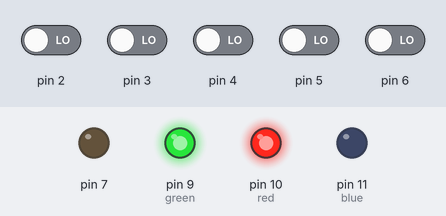
A sketch run on a simulated Arduino Uno, built with avr-gcc and run on an emulated ATmega328P. Parts: output pins drawn as LEDs (lit = HIGH). The test bench sets the inputs (shaded band); at power-on: pin 2–6 LOW.

Above: at 1.2 s.
1.3 s: pin 2 driven HIGH
At 2.5 s:
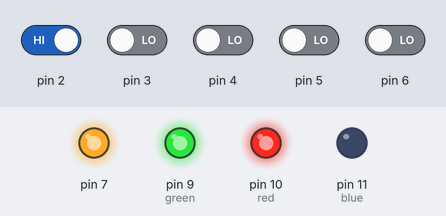
2.8 s: pin 2 driven LOW
At 3.6 s:
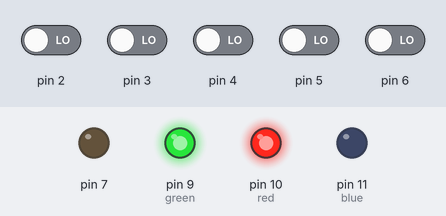
Timing chart, 0 to 5.8 s (numbered marks = the images above; inputs shaded):
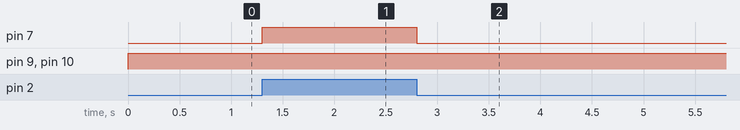

Measured:
- after the input at 1.3 s, pin 7: LOW → HIGH at once
- after the input at 2.8 s, pin 7: HIGH → LOW at once

The sketch:

tag_controller_v1.ino
```cpp
const unsigned long RED = 0xff0000;
const unsigned long BLUE = 0x0000ff;
const unsigned long GREEN = 0x00ff00;
const unsigned long YELLOW = 0xffff00;
const unsigned long ORANGE = 0xff5500;
const unsigned long PURPLE = 0xD900FF;
const unsigned long PINK = 0xff00BB;
const unsigned long AQUA = 0x00ffff;
const unsigned long WHITE = 0xffffff;
const unsigned long OFF = 0x000000;

int a = 0; //this sets the delay
int b = 1000;   //sets the trans time
int red = 10; //this sets the red led pin
int green = 9; //this sets the green led pin
int blue = 11; //this sets the blue led pin
boolean gotoKeyFob = false;
int pressCount=0;
int buttonPress[10];
unsigned long buttonTimer = 0;
int mode = 3;
boolean transBrake = false;

void setup() { //this sets the output pins

  pinMode(red, OUTPUT);
  pinMode(green, OUTPUT);
  pinMode(blue, OUTPUT);
  pinMode(2,INPUT);
  pinMode(3,INPUT);
  pinMode(4,INPUT);
  pinMode(5,INPUT);
  pinMode(6,INPUT);
  pinMode(7,OUTPUT);
  attachInterrupt(0,keyFobInterrupt,RISING);
  //Serial.begin(115200);
}

void loop() {
  a = 3000;

  /*
  Serial.println(buttonPress[0]);
   Serial.println(buttonPress[1]);
   Serial.println(buttonPress[2]);
   Serial.println(buttonPress[3]);
   Serial.println(" ");
   */
  if(pressCount==0)buttonTimer=millis();
  if((millis()-buttonTimer>2000)&&(pressCount!=3)&&(transBrake!=true))pressCount=0;
  transBrake = false;

  if(pressCount>=2){
    if((buttonPress[0]==1)&&(buttonPress[1]==4)){
      delay(1000);

      if(pressCount>=3){
        switch(buttonPress[2]){
        case 1:mode = 0;break;
        case 2:
          mode = 1;
          break;
        case 3:
          mode = 4;
          break;
        case 4:
          mode = 2;
          break;
        case 5:
          mode = 5;
          break;
        case 8:
          mode = 3;
          break;
        case 10:
          mode = 6;
          break;
        case 12:
          mode = 7;
          break;
        default:
          break;
        }
      }
    }
    pressCount=0;
  }

  switch(mode){
  case 0: //  A
    fadeColors(WHITE,WHITE,1);
    delay(1);
    break;
  case 1: //  B
    fadeColors(RED,RED,1);
    delay(1);
    break;
  case 2: //  C
    fadeColors(GREEN,GREEN,1);
    delay(1);
    break;
  case 3: //  D
    fadeColors(YELLOW,YELLOW,1);
    delay(1);
    break;
  case 4: //  A + B
    fadeColors(OFF,OFF,1);
    delay(1);
    break;
  case 5: //  A + C
    fadeColors(RED,BLUE,1);
    delay(250);
    fadeColors(BLUE,RED,1);
    delay(250);
    break;
  case 6: //  B + D
    fadeColors(RED,ORANGE,b);
    delay(a);
    fadeColors(ORANGE,YELLOW,b);
    delay(a);
    fadeColors(YELLOW,GREEN,b);
    delay(a);
    fadeColors(GREEN,AQUA,b);
    delay(a);
    fadeColors(AQUA,BLUE,b);
    delay(a);
    fadeColors(BLUE,PURPLE,b);
    delay(a);
    fadeColors(PURPLE,PINK,b);
    delay(a);
    fadeColors(PINK,RED,b);
    delay(a);
    break;
  case 7: //  C + D
    fadeColors(WHITE,OFF,1500);
    delay(1);
    fadeColors(OFF,WHITE,1500);
    delay(1);
    break;
  }
}

unsigned long fadeColors(unsigned long oldColor, unsigned long newColor, int fadeTime){
  unsigned long fadeStartTime = millis();
  float blueTimeSteps = 0;
  float redTimeSteps = 0;
  float greenTimeSteps = 0;
  int newBlue = newColor % 256;
  int newGreen = (newColor >> 8 ) % 256;
  int newRed = (newColor >> 16) % 256;
  int oldBlue = oldColor % 256;
  int oldGreen = (oldColor >> 8 ) % 256;
  int oldRed = (oldColor >> 16) % 256;

  /*newRed = 0xff;
   newGreen = 0x00;
   newBlue = 0xff;
   oldRed = 0xff;
   oldGreen = 0xff;
   oldBlue = 0x00;*/


  if(oldBlue < newBlue) blueTimeSteps = fadeTime / ( newBlue - oldBlue );
  else if(oldBlue > newBlue) blueTimeSteps = fadeTime / ( oldBlue - newBlue );
  else blueTimeSteps = 0;

  if(oldRed < newRed) redTimeSteps = fadeTime / ( newRed - oldRed );
  else if(oldRed > newRed) redTimeSteps = fadeTime / ( oldRed - newRed );
  else redTimeSteps = 0;

  if(oldGreen < newGreen) greenTimeSteps = fadeTime / ( newGreen - oldGreen );
  else if(oldGreen > newGreen) greenTimeSteps = fadeTime / ( oldGreen - newGreen );
  else greenTimeSteps = 0;

  float colorStep = 0;

  boolean notDone = true;

  while(notDone){
    if(transBrake){
      //mode = 3;
      return 0;
    }
    if(millis()-fadeStartTime>fadeTime){
      notDone=false;
      oldBlue=newBlue;
      oldRed=newRed;
      oldGreen=newGreen;
      analogWrite(blue,oldBlue);
      analogWrite(red,oldRed);
      analogWrite(green,oldGreen);
    }
    else{
      colorStep = (millis() - fadeStartTime) / blueTimeSteps;
      if(oldBlue < newBlue){
        analogWrite(blue,constrain(oldBlue+colorStep,0,255));
      }
      else if(oldBlue > newBlue){
        analogWrite(blue,constrain(oldBlue-colorStep,0,255));
      }

      colorStep = (millis() - fadeStartTime) / redTimeSteps;
      if(oldRed < newRed){
        analogWrite(red,constrain(oldRed+colorStep,0,255));
      }
      else if(oldRed > newRed){
        analogWrite(red,constrain(oldRed-colorStep,0,255));
      }

      colorStep = (millis() - fadeStartTime) / greenTimeSteps;
      if(oldGreen < newGreen){
        analogWrite(green,constrain(oldGreen+colorStep,0,255));
      }
      else if(oldGreen > newGreen){
        analogWrite(green,constrain(oldGreen-colorStep,0,255));
      }
    }
  }
  return 0;
}

void keyFobInterrupt(){
  detachInterrupt(0);
  digitalWrite(7,HIGH);

  buttonPress[pressCount] = ((digitalRead(3)*B0001)+(digitalRead(4)*B0010)+(digitalRead(5)*B0100)+(digitalRead(6)*B1000));
  if ( buttonPress[pressCount] == 15){
    transBrake=true;
    a=0;
  }
  if ( buttonPress[pressCount] != 0 )pressCount++;

  while(digitalRead(2)==HIGH){
  }
  digitalWrite(7,LOW);

  while((digitalRead(2)==HIGH)||(digitalRead(3)==HIGH)||(digitalRead(4)==HIGH)||(digitalRead(5)==HIGH)){
  }
  attachInterrupt(0,keyFobInterrupt,RISING);
}
```
